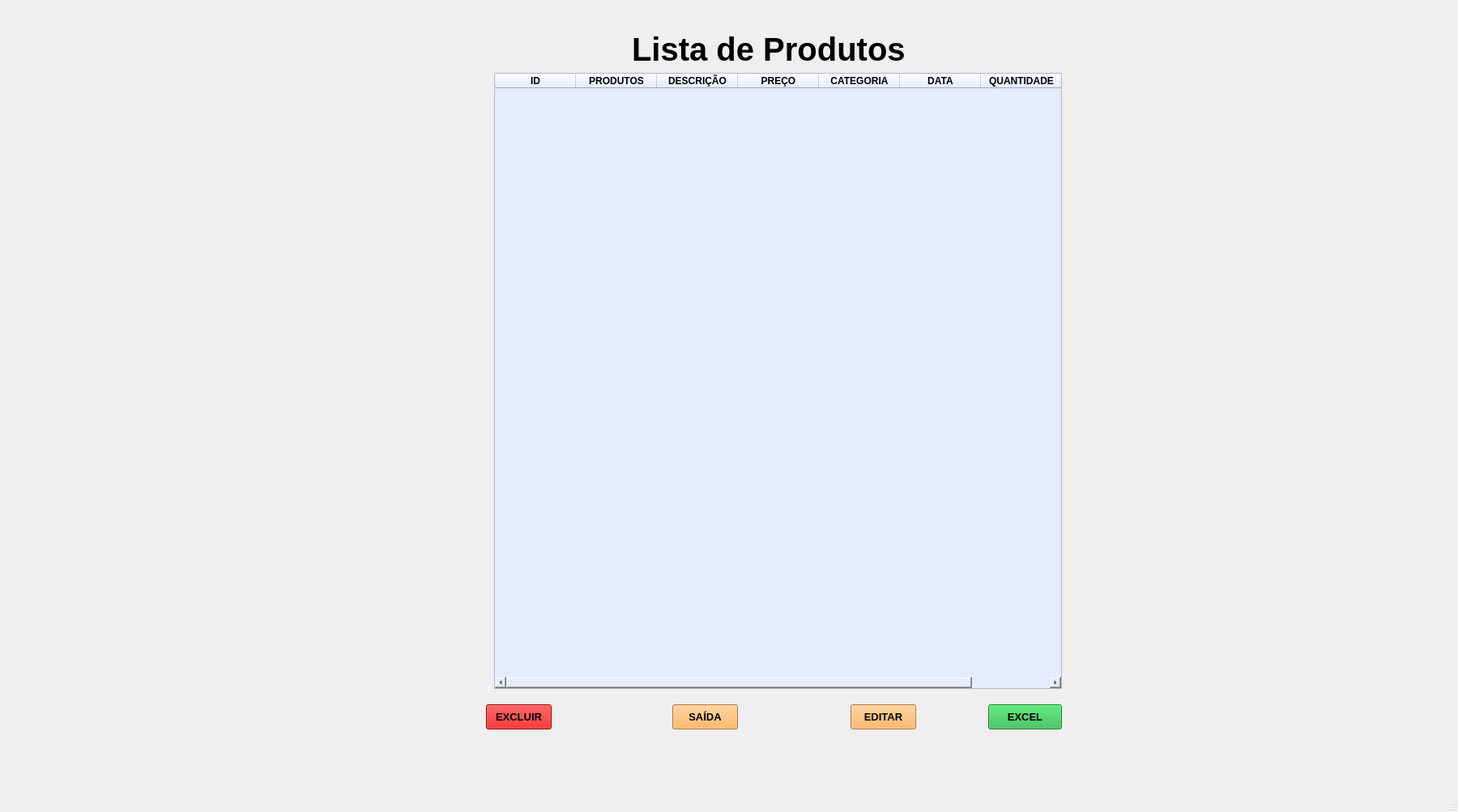
<?xml version="1.0" encoding="UTF-8"?>
<ui version="4.0">
 <class>MainWindow</class>
 <widget class="QMainWindow" name="MainWindow">
  <property name="geometry">
   <rect>
    <x>0</x>
    <y>0</y>
    <width>1800</width>
    <height>1003</height>
   </rect>
  </property>
  <property name="windowTitle">
   <string>MainWindow</string>
  </property>
  <widget class="QWidget" name="centralwidget">
   <widget class="QLabel" name="label">
    <property name="geometry">
     <rect>
      <x>780</x>
      <y>10</y>
      <width>371</width>
      <height>101</height>
     </rect>
    </property>
    <property name="font">
     <font>
      <pointsize>30</pointsize>
      <weight>75</weight>
      <bold>true</bold>
     </font>
    </property>
    <property name="text">
     <string>Lista de Produtos</string>
    </property>
   </widget>
   <widget class="QTableWidget" name="tableWidget">
    <property name="geometry">
     <rect>
      <x>610</x>
      <y>90</y>
      <width>701</width>
      <height>761</height>
     </rect>
    </property>
    <property name="styleSheet">
     <string notr="true">background-color: rgb(230, 235, 255);</string>
    </property>
    <property name="gridStyle">
     <enum>Qt::NoPen</enum>
    </property>
    <column>
     <property name="text">
      <string>ID</string>
     </property>
     <property name="font">
      <font>
       <weight>75</weight>
       <bold>true</bold>
      </font>
     </property>
    </column>
    <column>
     <property name="text">
      <string>PRODUTOS</string>
     </property>
     <property name="font">
      <font>
       <weight>75</weight>
       <bold>true</bold>
      </font>
     </property>
    </column>
    <column>
     <property name="text">
      <string>DESCRIÇÃO</string>
     </property>
     <property name="font">
      <font>
       <weight>75</weight>
       <bold>true</bold>
      </font>
     </property>
    </column>
    <column>
     <property name="text">
      <string>PREÇO</string>
     </property>
     <property name="font">
      <font>
       <weight>75</weight>
       <bold>true</bold>
      </font>
     </property>
    </column>
    <column>
     <property name="text">
      <string>CATEGORIA</string>
     </property>
     <property name="font">
      <font>
       <weight>75</weight>
       <bold>true</bold>
      </font>
     </property>
    </column>
    <column>
     <property name="text">
      <string>DATA</string>
     </property>
     <property name="font">
      <font>
       <weight>75</weight>
       <bold>true</bold>
      </font>
     </property>
    </column>
    <column>
     <property name="text">
      <string>QUANTIDADE</string>
     </property>
     <property name="font">
      <font>
       <pointsize>9</pointsize>
       <weight>75</weight>
       <bold>true</bold>
      </font>
     </property>
    </column>
   </widget>
   <widget class="QPushButton" name="pushButton">
    <property name="geometry">
     <rect>
      <x>1220</x>
      <y>870</y>
      <width>91</width>
      <height>31</height>
     </rect>
    </property>
    <property name="font">
     <font>
      <pointsize>10</pointsize>
      <weight>75</weight>
      <bold>true</bold>
     </font>
    </property>
    <property name="styleSheet">
     <string notr="true">background-color: rgb(38, 180, 67);</string>
    </property>
    <property name="text">
     <string>EXCEL</string>
    </property>
   </widget>
   <widget class="QPushButton" name="pushButton_2">
    <property name="geometry">
     <rect>
      <x>600</x>
      <y>870</y>
      <width>81</width>
      <height>31</height>
     </rect>
    </property>
    <property name="font">
     <font>
      <pointsize>10</pointsize>
      <weight>75</weight>
      <bold>true</bold>
     </font>
    </property>
    <property name="styleSheet">
     <string notr="true">background-color: rgb(211, 0, 0);</string>
    </property>
    <property name="text">
     <string>EXCLUIR</string>
    </property>
   </widget>
   <widget class="QPushButton" name="pushButton_3">
    <property name="geometry">
     <rect>
      <x>1050</x>
      <y>870</y>
      <width>81</width>
      <height>31</height>
     </rect>
    </property>
    <property name="font">
     <font>
      <pointsize>10</pointsize>
      <weight>75</weight>
      <bold>true</bold>
     </font>
    </property>
    <property name="styleSheet">
     <string notr="true">background-color: rgb(255, 167, 66);</string>
    </property>
    <property name="text">
     <string>EDITAR</string>
    </property>
   </widget>
   <widget class="QPushButton" name="pushButton_4">
    <property name="geometry">
     <rect>
      <x>830</x>
      <y>870</y>
      <width>81</width>
      <height>31</height>
     </rect>
    </property>
    <property name="font">
     <font>
      <pointsize>10</pointsize>
      <weight>75</weight>
      <bold>true</bold>
     </font>
    </property>
    <property name="styleSheet">
     <string notr="true">background-color: rgb(255, 167, 66);</string>
    </property>
    <property name="text">
     <string>SAÍDA</string>
    </property>
   </widget>
  </widget>
  <widget class="QMenuBar" name="menubar">
   <property name="geometry">
    <rect>
     <x>0</x>
     <y>0</y>
     <width>1800</width>
     <height>21</height>
    </rect>
   </property>
  </widget>
  <widget class="QStatusBar" name="statusbar"/>
 </widget>
 <resources/>
 <connections/>
</ui>
